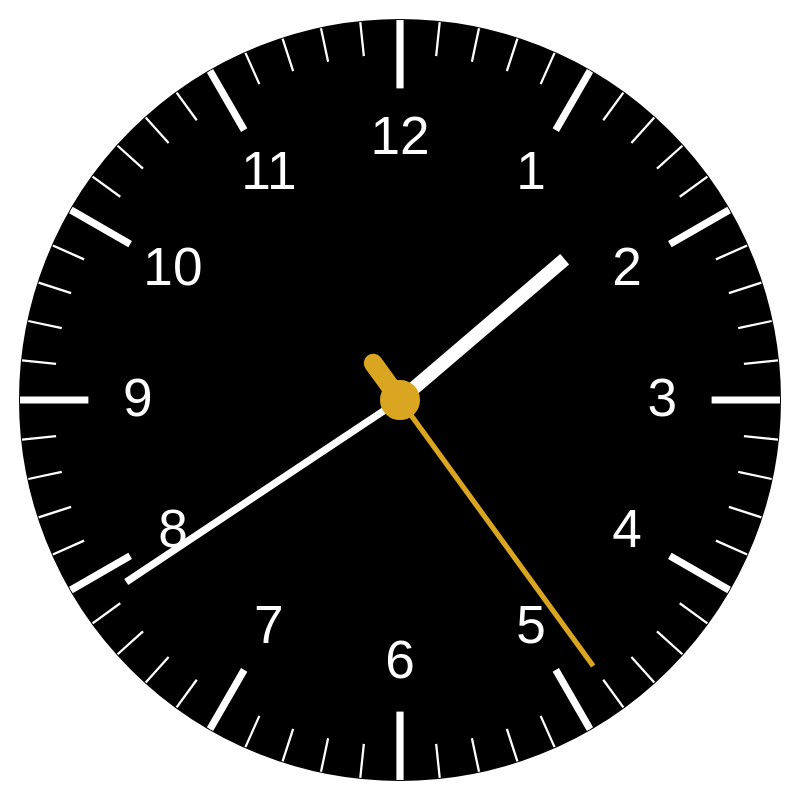

Specify this chart in Vega-Lite:
### Vega specification from a JSON file in a GitHub repository (floating-point values rounded to 4 significant figures)
{"$schema": "https://vega.github.io/schema/vega/v6.json", "description": "A watch face clock visualization showing the current time.", "width": 400, "height": 400, "signals": [{"name": "centerX", "init": "width/2"}, {"name": "centerY", "init": "height/2"}, {"name": "radiusRef", "init": "min(width,height)*0.95"}, {"name": "sizeFactor", "init": "radiusRef/400"}, {"name": "outerRadius", "init": "radiusRef/2"}, {"name": "innerRadiusMinutes", "init": "radiusRef/2 - (18 * sizeFactor)"}, {"name": "innerRadiusHours", "init": "radiusRef/2 - (36 * sizeFactor)"}, {"name": "currentDate", "init": "now()", "on": [{"events": {"type": "timer", "throttle": 10}, "update": "now()"}]}, {"name": "currentHour", "init": "hours(currentDate)+minutes(currentDate)/60", "on": [{"events": {"signal": "currentDate"}, "update": "hours(currentDate)+minutes(currentDate)/60"}]}, {"name": "currentMinute", "init": "minutes(currentDate)+seconds(currentDate)/60", "on": [{"events": {"signal": "currentDate"}, "update": "minutes(currentDate)+seconds(currentDate)/60"}]}, {"name": "currentSecond", "init": "seconds(currentDate)", "on": [{"events": {"signal": "currentDate"}, "update": "seconds(currentDate)+milliseconds(currentDate)/1000"}]}], "data": [{"name": "hours", "transform": [{"type": "sequence", "start": 0, "stop": 12, "step": 1, "as": "hour"}, {"type": "formula", "expr": "centerX - cos(PI/2 + (datum.hour * PI/6)) * outerRadius", "as": "x"}, {"type": "formula", "expr": "centerY - sin(PI/2 + (datum.hour * PI/6)) * outerRadius", "as": "y"}, {"type": "formula", "expr": "centerX - cos(PI/2 + (datum.hour * PI/6)) * innerRadiusHours", "as": "x2"}, {"type": "formula", "expr": "centerY - sin(PI/2 + (datum.hour * PI/6)) * innerRadiusHours", "as": "y2"}, {"type": "formula", "expr": "centerX - cos(PI/2 + (datum.hour * PI/6)) * (innerRadiusHours - 26 * max(sizeFactor, 0.4))", "as": "xHour"}, {"type": "formula", "expr": "centerY - sin(PI/2 + (datum.hour * PI/6)) * (innerRadiusHours - 26 * max(sizeFactor, 0.4))", "as": "yHour"}]}, {"name": "minutes", "transform": [{"type": "sequence", "start": 0, "stop": 60, "step": 1, "as": "minute"}, {"type": "formula", "expr": "centerX - cos(PI/2 + (datum.minute * PI/30)) * outerRadius", "as": "x"}, {"type": "formula", "expr": "centerY - sin(PI/2 + (datum.minute * PI/30)) * outerRadius", "as": "y"}, {"type": "formula", "expr": "centerX - cos(PI/2 + (datum.minute * PI/30)) * innerRadiusMinutes", "as": "x2"}, {"type": "formula", "expr": "centerY - sin(PI/2 + (datum.minute * PI/30)) * innerRadiusMinutes", "as": "y2"}]}], "scales": [{"name": "hourScale", "domain": {"data": "hours", "field": "hour"}, "range": [0, {"signal": "2*PI"}]}, {"name": "minutesScale", "domain": {"data": "minutes", "field": "minute"}, "range": [0, {"signal": "2*PI"}]}], "marks": [{"type": "arc", "encode": {"enter": {"x": {"signal": "centerX"}, "y": {"signal": "centerY"}, "startAngle": {"value": 0}, "endAngle": {"signal": "2*PI"}, "outerRadius": {"signal": "outerRadius"}, "fill": {"value": "black"}, "stroke": {"value": "black"}}}}, {"type": "rule", "from": {"data": "minutes"}, "encode": {"enter": {"x": {"field": "x"}, "y": {"field": "y"}, "x2": {"field": "x2"}, "y2": {"field": "y2"}, "strokeWidth": {"signal": "pow(2*sizeFactor, 0.2)"}, "stroke": {"value": "white"}}}}, {"type": "rule", "from": {"data": "hours"}, "encode": {"enter": {"size": {"signal": "pow(2*sizeFactor, 4)"}, "x": {"field": "x"}, "y": {"field": "y"}, "x2": {"field": "x2"}, "y2": {"field": "y2"}, "strokeWidth": {"signal": "pow(2*sizeFactor, 2)"}, "stroke": {"value": "white"}}}}, {"type": "text", "from": {"data": "hours"}, "encode": {"enter": {"x": {"field": "xHour"}, "y": {"field": "yHour"}, "align": {"value": "center"}, "fill": {"value": "white"}, "baseline": {"value": "middle"}, "text": {"signal": "datum.hour === 0 ? 12 : datum.hour"}, "fontSize": {"signal": "28*max(sizeFactor, 0.4)"}, "fontWeight": {"value": "100"}}}}, {"type": "rule", "encode": {"enter": {"x": {"signal": "centerX"}, "y": {"signal": "centerY"}, "stroke": {"value": "white"}, "strokeWidth": {"signal": "pow(2*sizeFactor, 3)"}}, "update": {"x2": {"signal": "centerX - cos(PI/2 + (currentHour * PI/6)) * (innerRadiusHours - (50 * sizeFactor))"}, "y2": {"signal": "centerY - sin(PI/2 + (currentHour * PI/6)) * (innerRadiusHours - (50 * sizeFactor))"}}}}, {"type": "rule", "encode": {"enter": {"x": {"signal": "centerX"}, "y": {"signal": "centerY"}, "stroke": {"value": "white"}, "strokeWidth": {"signal": "pow(2*sizeFactor, 2)"}}, "update": {"x2": {"signal": "centerX - cos(PI/2 + (currentMinute * PI/30)) * (innerRadiusHours + (innerRadiusMinutes-innerRadiusHours)/2)"}, "y2": {"signal": "centerY - sin(PI/2 + (currentMinute * PI/30)) * (innerRadiusHours + (innerRadiusMinutes-innerRadiusHours)/2)"}}}}, {"type": "rule", "encode": {"enter": {"x": {"signal": "centerX"}, "y": {"signal": "centerY"}, "stroke": {"value": "goldenrod"}, "strokeWidth": {"signal": "pow(2*sizeFactor, 1.5)"}}, "update": {"x2": {"signal": "centerX - cos(PI/2 + (currentSecond * PI/30)) * (innerRadiusHours + (innerRadiusMinutes-innerRadiusHours)/2)"}, "y2": {"signal": "centerY - sin(PI/2 + (currentSecond * PI/30)) * (innerRadiusHours + (innerRadiusMinutes-innerRadiusHours)/2)"}}}}, {"type": "rule", "encode": {"enter": {"x": {"signal": "centerX"}, "y": {"signal": "centerY"}, "stroke": {"value": "goldenrod"}, "strokeWidth": {"signal": "pow(2*sizeFactor, 3.5)"}, "strokeCap": {"value": "round"}}, "update": {"x2": {"signal": "centerX - cos(PI*3/2 + (currentSecond * PI/30)) * (24 * sizeFactor)"}, "y2": {"signal": "centerY - sin(PI*3/2 + (currentSecond * PI/30)) * (24 * sizeFactor)"}}}}, {"type": "arc", "encode": {"enter": {"x": {"signal": "centerX"}, "y": {"signal": "centerY"}, "startAngle": {"value": 0}, "endAngle": {"signal": "2*PI"}, "outerRadius": {"signal": "10*sizeFactor"}, "fill": {"value": "goldenrod"}, "stroke": {"value": "goldenrod"}, "zIndex": {"value": 1}}}}]}
